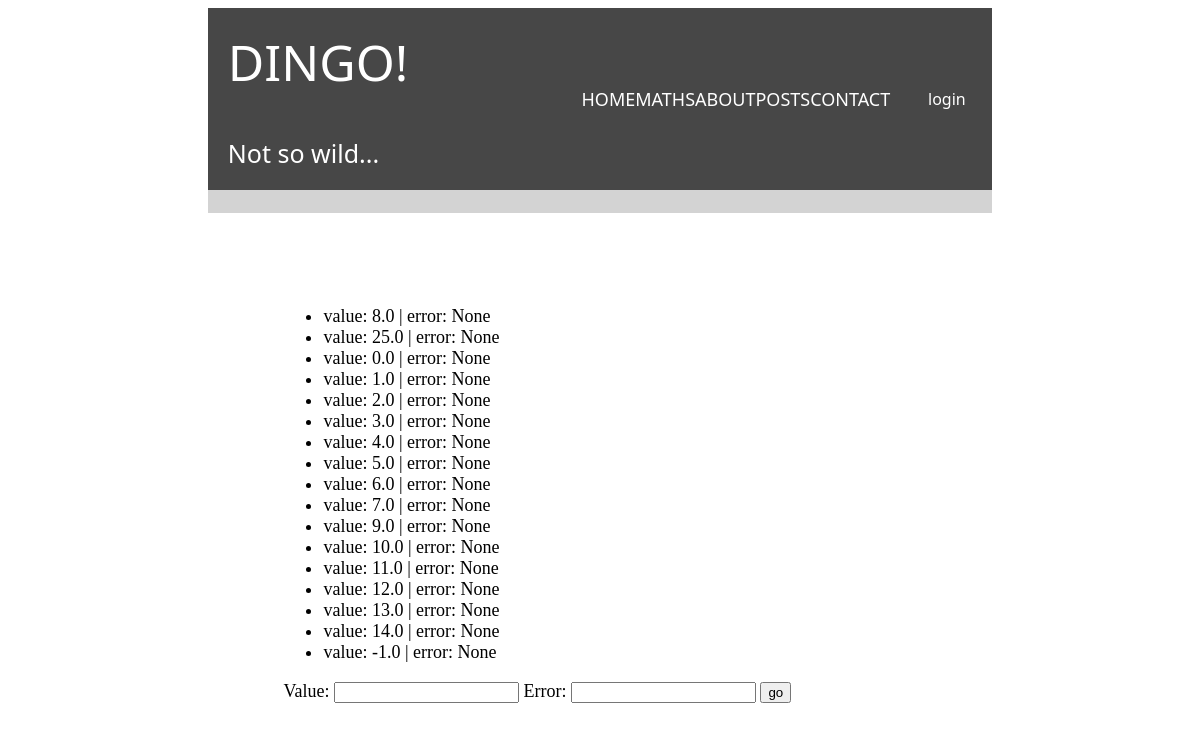
/maths/results/, run on the app's committed database.
### maths/models.py (models this page shows)
class Result(models.Model):
    value = models.FloatField(blank=True, null=True, unique=True)
    error = models.CharField(
        max_length=255,
        null=True,
        blank=True,
        unique=True
    )
    def __str__(self):
        return f"value: {self.value} | error: {self.error}"

### maths/views.py (the view, shortened to what this page needs)
# urls.py: path('maths/results/', results_list, name="results"),
def results_list(request):
   form = ResultForm()
   results = Result.objects.all()
   return render(
       request=request,
       template_name="maths/results.html",
       context={
           "results": results,
           "form": form
       }
   )

### maths/forms.py (shortened to what this page needs)
class ResultForm(forms.ModelForm):
    class Meta:
        model = Result
        fields = ["value", "error"]

### maths/templates/maths/results.html (shortened to what this page needs)
{% extends "greetings/main.html" %}
{% block content %}
<div class = "table">
   <ul>
       {% for r in results %}
           <li>{{ r }}</li>
       {% endfor %}
   </ul>
   <form method="post">
    {{ form.as_table }}
    <input type="submit" value="go">
    </form>
</div>
{% endblock %}

### greetings/static/greetings/css/style_main.css (style rules this page uses)
body { margin-left: 5.5cm; margin-right: 5.5cm; }
.table { color: black; font-size: large; padding-top: 2cm; padding-left:2cm; }

### data on the page
Result: value+error "value: 8.0 | error: None"
Result: value+error "value: 25.0 | error: None"
Result: value+error "value: 0.0 | error: None"
Result: value+error "value: 1.0 | error: None"
Result: value+error "value: 2.0 | error: None"
Result: value+error "value: 3.0 | error: None"
Result: value+error "value: 4.0 | error: None"
Result: value+error "value: 5.0 | error: None"
Result: value+error "value: 6.0 | error: None"
Result: value+error "value: 7.0 | error: None"
Result: value+error "value: 9.0 | error: None"
Result: value+error "value: 10.0 | error: None"
Result: value+error "value: 11.0 | error: None"
Result: value+error "value: 12.0 | error: None"
Result: value+error "value: 13.0 | error: None"
Result: value+error "value: 14.0 | error: None"
Result: value+error "value: -1.0 | error: None"
